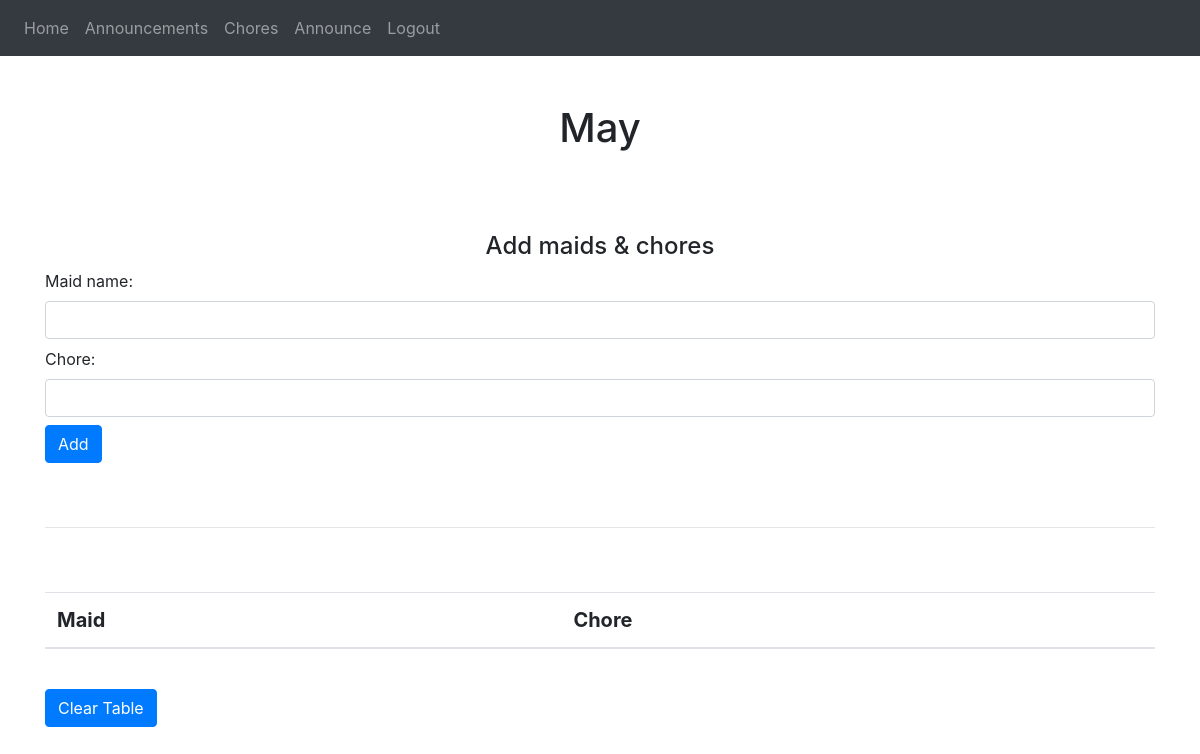
The app's page /chores (signed in), older data.
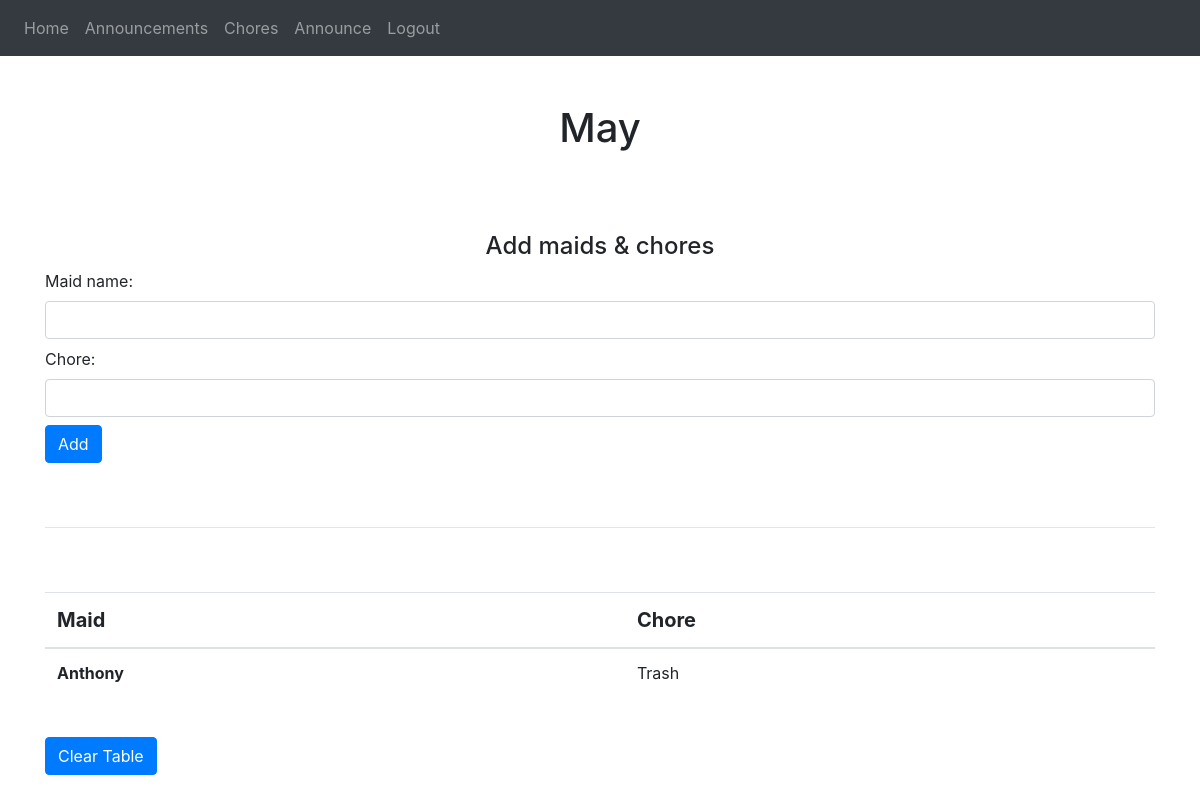
The same page, newer data.
### website/models.py (models this page shows)
class Maid(db.Model):
  id = db.Column(db.Integer, primary_key=True)
  maid = db.Column(db.String(100))
  chore = db.Column(db.String(100))

### website/views.py (the view, shortened to what this page needs)
@views.route('/chores', methods=['GET', 'POST', 'DELETE'])
@login_required
def chores():
    currentMonth = datetime.datetime.now()
    thisMonth = currentMonth.strftime("%B")
    return render_template("chores.html", user=current_user, mquery=Maid.query.all(), thisMonth = thisMonth)

### website/__init__.py (called while the page is built)
def create_app():
    app = Flask(__name__)
    app.config['SECRET_KEY'] = 'asdfghjkl'
    app.config['SQLALCHEMY_DATABASE_URI'] = f'sqlite:///{DB_NAME}'
    db.init_app(app)
    from.views import views
    from.auth import auth
    app.register_blueprint(views,url_prefix='/')
    app.register_blueprint(auth,url_prefix='/')
    from.models import User, Maid, Announcement
    create_database(app)
    login_manager = LoginManager()
    login_manager.login_view = 'auth.adlogin'
    login_manager.init_app(app)
    @login_manager.user_loader
    def load_user(id):
        return User.query.get(int(id))
    return app

### website/templates/chores.html
{% extends "base.html" %} {% block title %}Add{% endblock %}
{% block content%}
<br>
<br>
<div>
   <h1 align="center">{{thisMonth}}</h1>
   <br>
   <br>
   <br>
   <h4 align="center">Add maids & chores</h4>
   <form method ="POST">
      <div class="form-group mb-2">
         <label  for="maid name">Maid name: </label>
         <input  class="form-control"type="text" name="maid">
      </div>
      <div class="form-group mb-2">
         <label  for="maid chore">Chore: </label>
         <input  class="form-control"type="text" name="chore">
      </div>
      <div>
         <button type="submit" class="btn btn-primary">Add</button>
      </div>
   </form>
   <br>
   <br>
   <hr>
   <br>
   <br>
   <table class="table">
      <thead>
         <tr>
            <th scope="col" style = "font-size: 20px">Maid</th>
            <th scope="col" style = "font-size: 20px">Chore</th>
         </tr>
      </thead>
      <tbody>
         {% for maid in mquery %}
         <tr>
            <th scope="row">{{maid.maid}}</th>
            <td>{{maid.chore}} </td>
         </tr>
         {%endfor%}
      </tbody>
   </table>
   <br>
   <form action= "{{url_for('views.clearch')}}">
     <button type="submit" class="btn btn-primary">Clear Table</button>
   </form>
</div>
<br>
{% endblock %}

### website/templates/base.html (shortened to what this page needs)
<!doctype html>
<html lang="en">
   <head>
      <link rel="stylesheet" href="https://maxcdn.bootstrapcdn.com/bootstrap/4.0.0/css/bootstrap.min.css">
   </head>
   <body>
       <nav class="navbar navbar-expand-lg navbar-dark bg-dark">
           <div class="collapse navbar-collapse" id="navbar">
               <div class="navbar-nav">
                   {% if user.is_authenticated%}
                   <a class ="nav-item nav-link" id="home" href="/">Home</a>
                   <a class ="nav-item nav-link" id="notes" href="/announcements">Announcements</a>
                   <a class ="nav-item nav-link" id="notes" href="/chores">Chores</a>
                   <a class ="nav-item nav-link" id="notes" href="/announce">Announce</a>
                   <a class ="nav-item nav-link" id="logout" href="/adlogout">Logout</a>
                   {% else %}
                   <a class ="nav-item nav-link" id="home" href="/">Home</a>
                   <a class ="nav-item nav-link" id="login" href="/announcements">Announcements</a>
                   <a class ="nav-item nav-link" id="login" href="/adlogin">Admin</a>
                   {% endif %}
               </div>
           </div>
       </nav>
       <div class="container">
           {% block content %}
           {% endblock %}
       </div>
   </body>
</html>

Row changes from the older to the newer data that the page shows:
added Maid: maid "Anthony", chore "Trash"
